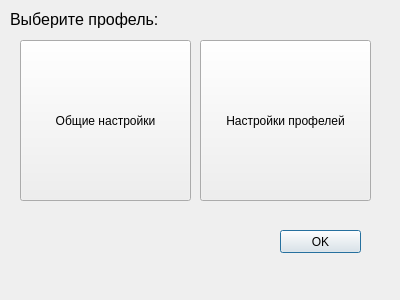
<?xml version="1.0" encoding="UTF-8"?>
<ui version="4.0">
 <class>Dialog</class>
 <widget class="QDialog" name="Dialog">
  <property name="geometry">
   <rect>
    <x>0</x>
    <y>0</y>
    <width>400</width>
    <height>300</height>
   </rect>
  </property>
  <property name="windowTitle">
   <string>Dialog</string>
  </property>
  <widget class="QPushButton" name="ok_pushButton">
   <property name="geometry">
    <rect>
     <x>280</x>
     <y>230</y>
     <width>81</width>
     <height>23</height>
    </rect>
   </property>
   <property name="text">
    <string>OK</string>
   </property>
  </widget>
  <widget class="QPushButton" name="pushButton">
   <property name="geometry">
    <rect>
     <x>20</x>
     <y>40</y>
     <width>171</width>
     <height>161</height>
    </rect>
   </property>
   <property name="text">
    <string>Общие настройки</string>
   </property>
  </widget>
  <widget class="QPushButton" name="pushButton_2">
   <property name="geometry">
    <rect>
     <x>200</x>
     <y>40</y>
     <width>171</width>
     <height>161</height>
    </rect>
   </property>
   <property name="text">
    <string>Настройки профелей</string>
   </property>
  </widget>
  <widget class="QLabel" name="label">
   <property name="geometry">
    <rect>
     <x>10</x>
     <y>10</y>
     <width>191</width>
     <height>31</height>
    </rect>
   </property>
   <property name="font">
    <font>
     <pointsize>12</pointsize>
    </font>
   </property>
   <property name="text">
    <string>Выберите профель:</string>
   </property>
   <property name="alignment">
    <set>Qt::AlignLeading|Qt::AlignLeft|Qt::AlignTop</set>
   </property>
  </widget>
 </widget>
 <resources/>
 <connections/>
</ui>
